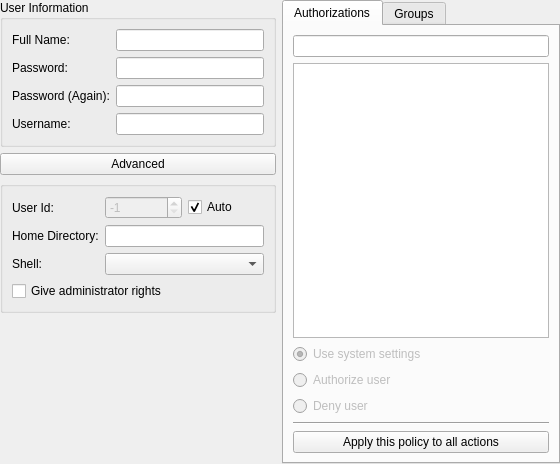
<?xml version="1.0" encoding="UTF-8"?>
<ui version="4.0">
 <class>EditUserWidget</class>
 <widget class="QWidget" name="EditUserWidget">
  <property name="geometry">
   <rect>
    <x>0</x>
    <y>0</y>
    <width>560</width>
    <height>464</height>
   </rect>
  </property>
  <property name="sizePolicy">
   <sizepolicy hsizetype="MinimumExpanding" vsizetype="MinimumExpanding">
    <horstretch>0</horstretch>
    <verstretch>0</verstretch>
   </sizepolicy>
  </property>
  <property name="windowTitle">
   <string notr="true">EditUserWidget</string>
  </property>
  <layout class="QGridLayout" name="gridLayout_2">
   <property name="margin">
    <number>0</number>
   </property>
   <item row="0" column="0">
    <widget class="QGroupBox" name="groupBox">
     <property name="sizePolicy">
      <sizepolicy hsizetype="Expanding" vsizetype="Preferred">
       <horstretch>0</horstretch>
       <verstretch>0</verstretch>
      </sizepolicy>
     </property>
     <property name="title">
      <string>User Information</string>
     </property>
     <layout class="QGridLayout" name="gridLayout">
      <item row="0" column="0">
       <widget class="QLabel" name="label_3">
        <property name="text">
         <string>Full Name:</string>
        </property>
       </widget>
      </item>
      <item row="0" column="1" colspan="2">
       <widget class="QLineEdit" name="lineFullname">
        <property name="text">
         <string notr="true"/>
        </property>
       </widget>
      </item>
      <item row="1" column="0">
       <widget class="QLabel" name="label_4">
        <property name="text">
         <string>Password:</string>
        </property>
       </widget>
      </item>
      <item row="1" column="1" colspan="2">
       <widget class="QLineEdit" name="linePassword">
        <property name="text">
         <string notr="true"/>
        </property>
        <property name="echoMode">
         <enum>QLineEdit::Password</enum>
        </property>
       </widget>
      </item>
      <item row="2" column="0">
       <widget class="QLabel" name="label_5">
        <property name="text">
         <string>Password (Again):</string>
        </property>
       </widget>
      </item>
      <item row="2" column="1" colspan="2">
       <widget class="QLineEdit" name="linePasswordAgain">
        <property name="text">
         <string notr="true"/>
        </property>
        <property name="echoMode">
         <enum>QLineEdit::Password</enum>
        </property>
       </widget>
      </item>
      <item row="6" column="0">
       <widget class="QLabel" name="label_2">
        <property name="text">
         <string>Username:</string>
        </property>
       </widget>
      </item>
      <item row="6" column="1" colspan="2">
       <widget class="QLineEdit" name="lineUsername">
        <property name="text">
         <string notr="true"/>
        </property>
       </widget>
      </item>
     </layout>
    </widget>
   </item>
   <item row="2" column="0" rowspan="2">
    <widget class="QGroupBox" name="advancedGroup">
     <property name="sizePolicy">
      <sizepolicy hsizetype="Preferred" vsizetype="Fixed">
       <horstretch>0</horstretch>
       <verstretch>0</verstretch>
      </sizepolicy>
     </property>
     <property name="title">
      <string/>
     </property>
     <layout class="QGridLayout" name="gridLayout_5">
      <item row="1" column="0">
       <widget class="QLabel" name="label_6">
        <property name="text">
         <string>Home Directory:</string>
        </property>
       </widget>
      </item>
      <item row="1" column="1" colspan="2">
       <widget class="QLineEdit" name="lineHomeDir">
        <property name="text">
         <string notr="true"/>
        </property>
       </widget>
      </item>
      <item row="2" column="0">
       <widget class="QLabel" name="label_7">
        <property name="text">
         <string>Shell:</string>
        </property>
       </widget>
      </item>
      <item row="2" column="1" colspan="2">
       <widget class="QComboBox" name="comboShell">
        <property name="enabled">
         <bool>true</bool>
        </property>
        <property name="acceptDrops">
         <bool>true</bool>
        </property>
        <property name="editable">
         <bool>false</bool>
        </property>
        <property name="sizeAdjustPolicy">
         <enum>QComboBox::AdjustToContentsOnFirstShow</enum>
        </property>
       </widget>
      </item>
      <item row="3" column="0" colspan="3">
       <widget class="QCheckBox" name="checkAdmin">
        <property name="text">
         <string>Give administrator rights</string>
        </property>
       </widget>
      </item>
      <item row="0" column="0">
       <widget class="QLabel" name="label">
        <property name="locale">
         <locale language="Turkish" country="Turkey"/>
        </property>
        <property name="text">
         <string>User Id:</string>
        </property>
       </widget>
      </item>
      <item row="0" column="1">
       <widget class="QSpinBox" name="spinId">
        <property name="enabled">
         <bool>false</bool>
        </property>
        <property name="minimum">
         <number>-1</number>
        </property>
        <property name="maximum">
         <number>65535</number>
        </property>
        <property name="value">
         <number>-1</number>
        </property>
       </widget>
      </item>
      <item row="0" column="2">
       <widget class="QCheckBox" name="checkAutoId">
        <property name="text">
         <string>Auto</string>
        </property>
        <property name="checked">
         <bool>true</bool>
        </property>
       </widget>
      </item>
     </layout>
    </widget>
   </item>
   <item row="1" column="0">
    <widget class="QPushButton" name="pushAdvanced">
     <property name="text">
      <string>Advanced</string>
     </property>
     <property name="checkable">
      <bool>true</bool>
     </property>
     <property name="flat">
      <bool>false</bool>
     </property>
    </widget>
   </item>
   <item row="5" column="0">
    <layout class="QHBoxLayout" name="horizontalLayout">
     <item>
      <widget class="QLabel" name="labelSign">
       <property name="minimumSize">
        <size>
         <width>22</width>
         <height>22</height>
        </size>
       </property>
       <property name="maximumSize">
        <size>
         <width>22</width>
         <height>22</height>
        </size>
       </property>
       <property name="text">
        <string notr="true"/>
       </property>
       <property name="scaledContents">
        <bool>true</bool>
       </property>
      </widget>
     </item>
     <item>
      <widget class="QLabel" name="labelWarning">
       <property name="text">
        <string notr="true"/>
       </property>
       <property name="wordWrap">
        <bool>true</bool>
       </property>
      </widget>
     </item>
    </layout>
   </item>
   <item row="0" column="1" rowspan="9">
    <widget class="QTabWidget" name="tabWidget">
     <property name="currentIndex">
      <number>0</number>
     </property>
     <widget class="QWidget" name="tabAuthorizations">
      <attribute name="title">
       <string>Authorizations</string>
      </attribute>
      <layout class="QGridLayout" name="gridLayout_4">
       <item row="1" column="0">
        <widget class="QTreeWidget" name="treeAuthorizations">
         <property name="sizePolicy">
          <sizepolicy hsizetype="Expanding" vsizetype="MinimumExpanding">
           <horstretch>0</horstretch>
           <verstretch>0</verstretch>
          </sizepolicy>
         </property>
         <property name="headerHidden">
          <bool>true</bool>
         </property>
         <property name="columnCount">
          <number>1</number>
         </property>
         <column>
          <property name="text">
           <string notr="true">Policy</string>
          </property>
         </column>
        </widget>
       </item>
       <item row="5" column="0">
        <widget class="Line" name="line_3">
         <property name="orientation">
          <enum>Qt::Horizontal</enum>
         </property>
        </widget>
       </item>
       <item row="6" column="0">
        <widget class="QPushButton" name="pushAuth">
         <property name="text">
          <string>Apply this policy to all actions</string>
         </property>
        </widget>
       </item>
       <item row="2" column="0">
        <widget class="QWidget" name="authGroup" native="true">
         <property name="enabled">
          <bool>false</bool>
         </property>
         <layout class="QVBoxLayout" name="verticalLayout">
          <property name="margin">
           <number>0</number>
          </property>
          <item>
           <widget class="QRadioButton" name="radioAuthDefault">
            <property name="text">
             <string>Use system settings</string>
            </property>
            <property name="checked">
             <bool>true</bool>
            </property>
           </widget>
          </item>
          <item>
           <widget class="QRadioButton" name="radioAuthYes">
            <property name="text">
             <string>Authorize user</string>
            </property>
           </widget>
          </item>
          <item>
           <widget class="QRadioButton" name="radioAuthNo">
            <property name="text">
             <string>Deny user</string>
            </property>
           </widget>
          </item>
         </layout>
        </widget>
       </item>
       <item row="0" column="0">
        <widget class="KTreeWidgetSearchLine" name="filterAuthorizations">
         <property name="clickMessage">
          <string>Start typing to filter</string>
         </property>
        </widget>
       </item>
      </layout>
     </widget>
     <widget class="QWidget" name="tabGroups">
      <attribute name="title">
       <string>Groups</string>
      </attribute>
      <layout class="QGridLayout" name="gridLayout_3">
       <item row="1" column="0" colspan="2">
        <widget class="QListWidget" name="listGroups">
         <property name="sizePolicy">
          <sizepolicy hsizetype="Expanding" vsizetype="MinimumExpanding">
           <horstretch>0</horstretch>
           <verstretch>0</verstretch>
          </sizepolicy>
         </property>
        </widget>
       </item>
       <item row="2" column="0">
        <widget class="QLabel" name="label_8">
         <property name="sizePolicy">
          <sizepolicy hsizetype="Preferred" vsizetype="Preferred">
           <horstretch>0</horstretch>
           <verstretch>0</verstretch>
          </sizepolicy>
         </property>
         <property name="minimumSize">
          <size>
           <width>100</width>
           <height>0</height>
          </size>
         </property>
         <property name="text">
          <string>Main Group:</string>
         </property>
        </widget>
       </item>
       <item row="2" column="1">
        <widget class="QComboBox" name="comboMainGroup">
         <property name="sizePolicy">
          <sizepolicy hsizetype="Expanding" vsizetype="Fixed">
           <horstretch>0</horstretch>
           <verstretch>0</verstretch>
          </sizepolicy>
         </property>
        </widget>
       </item>
       <item row="0" column="0" colspan="2">
        <widget class="KListWidgetSearchLine" name="filterGroups">
         <property name="clickMessage">
          <string>Start typing to filter</string>
         </property>
        </widget>
       </item>
      </layout>
     </widget>
    </widget>
   </item>
   <item row="4" column="0">
    <spacer name="verticalSpacer">
     <property name="orientation">
      <enum>Qt::Vertical</enum>
     </property>
     <property name="sizeHint" stdset="0">
      <size>
       <width>20</width>
       <height>40</height>
      </size>
     </property>
    </spacer>
   </item>
  </layout>
 </widget>
 <customwidgets>
  <customwidget>
   <class>KTreeWidgetSearchLine</class>
   <extends>KLineEdit</extends>
   <header>ktreewidgetsearchline.h</header>
  </customwidget>
  <customwidget>
   <class>KLineEdit</class>
   <extends>QLineEdit</extends>
   <header>klineedit.h</header>
  </customwidget>
  <customwidget>
   <class>KListWidgetSearchLine</class>
   <extends>KLineEdit</extends>
   <header>klistwidgetsearchline.h</header>
  </customwidget>
 </customwidgets>
 <tabstops>
  <tabstop>lineFullname</tabstop>
  <tabstop>linePassword</tabstop>
  <tabstop>linePasswordAgain</tabstop>
  <tabstop>lineUsername</tabstop>
  <tabstop>tabWidget</tabstop>
 </tabstops>
 <resources/>
 <connections>
  <connection>
   <sender>pushAdvanced</sender>
   <signal>clicked(bool)</signal>
   <receiver>advancedGroup</receiver>
   <slot>setVisible(bool)</slot>
   <hints>
    <hint type="sourcelabel">
     <x>46</x>
     <y>186</y>
    </hint>
    <hint type="destinationlabel">
     <x>46</x>
     <y>221</y>
    </hint>
   </hints>
  </connection>
 </connections>
</ui>
